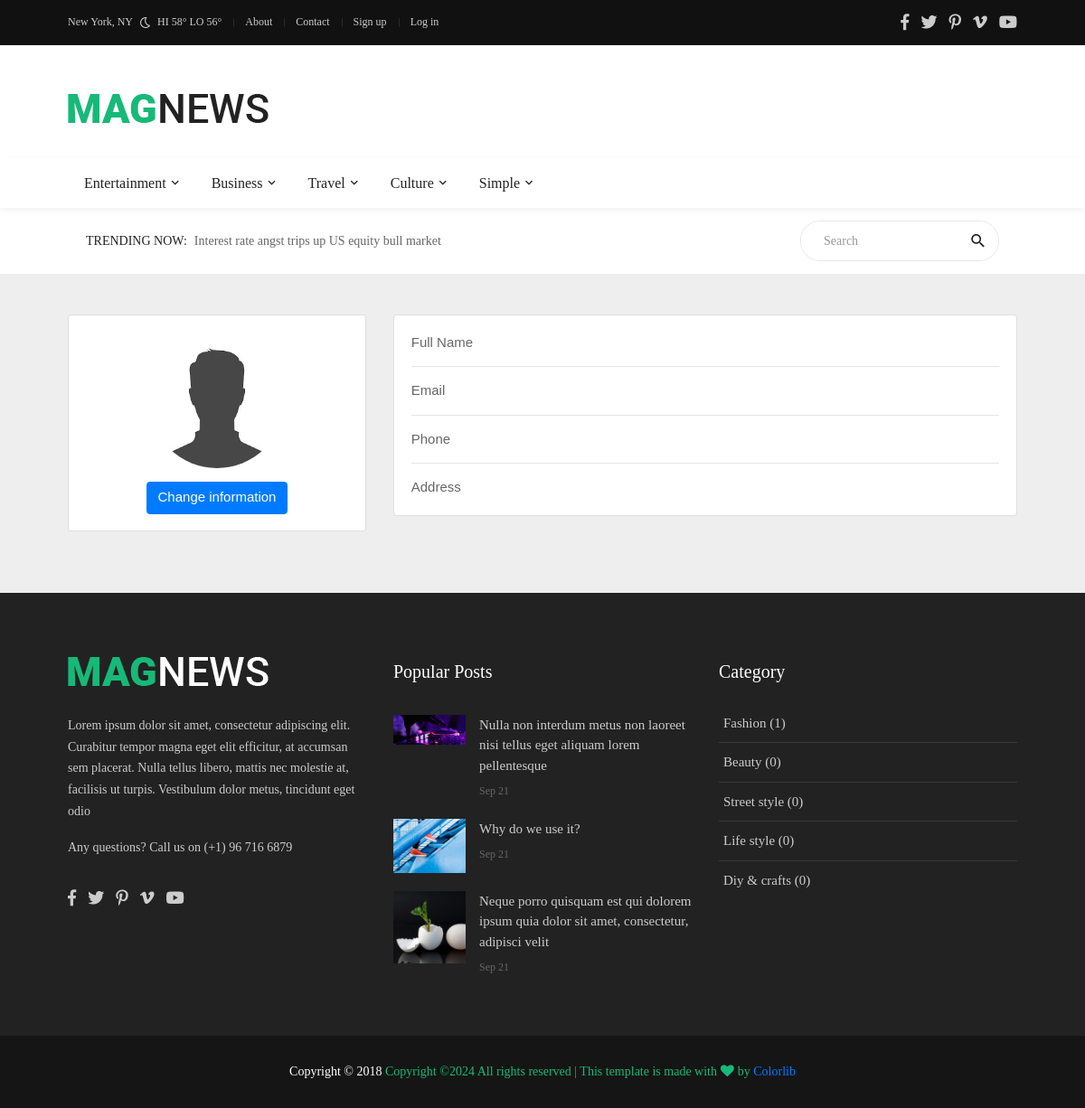
Before: /accounts/profile/ with the older database file.
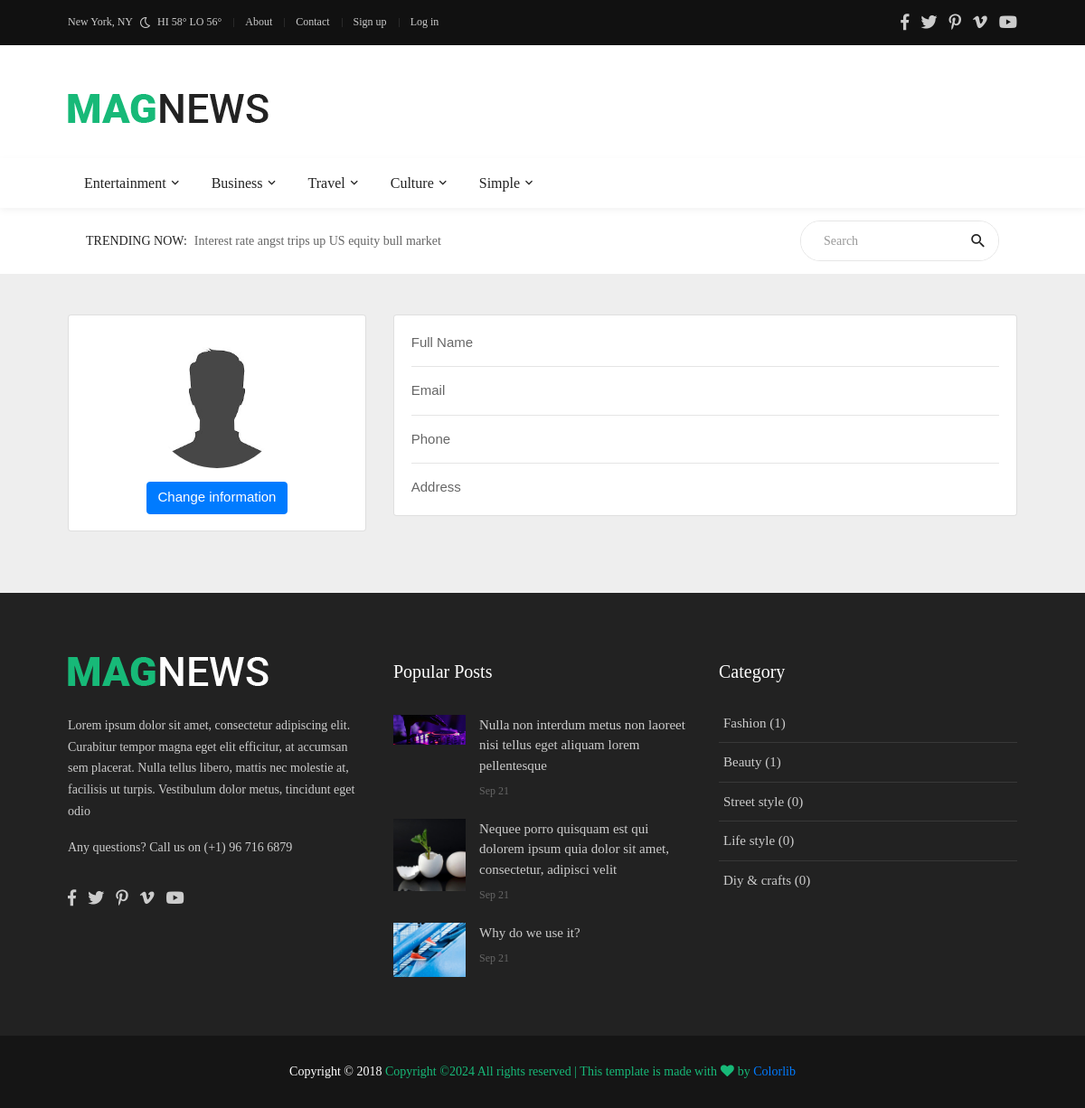
After: the same page with the newer database file.
### blog/models.py (models this page shows, shortened)
class CategoryParent(models.Model):
    title = models.CharField(max_length=100)

class Post(models.Model):
    user = models.ForeignKey(User, on_delete=models.CASCADE)
    category = models.ForeignKey(Category, on_delete=models.CASCADE)
    title = models.CharField(max_length=300)
    content = RichTextField()
    image = models.ImageField(upload_to='blog/images/', blank=False, null=False, validators=[FileExtensionValidator(['jpg', 'jpeg', 'png'])])
    created_at = models.DateTimeField(auto_now_add=True)
    updated_at = models.DateTimeField(auto_now=True)
    views = models.IntegerField(default=0)
    is_public = models.BooleanField(default=False)

class Category(models.Model):
    title = models.CharField(max_length=300)
    parent = models.ForeignKey(CategoryParent, on_delete=models.CASCADE, null=True)

### account/views.py (the view)
# urls.py: path('profile/', views.profile, name='user_profile'),
def profile(request):
    user = request.user
    if user is None:
        raise Http404('User does not exist')
    context = {'user': user}
    return render(request, 'account/profile.html', context=context)

### blog/context_processors.py (called while the page is built)
def categories_parents(request):
    categories = CategoryParent.objects.all()
    return {'cat_parents': categories}

def get_tags(request):
    tags = Tag.objects.all()
    return {'tags': tags}

def get_popular_posts(request):
    popular_posts = Post.objects.all().order_by('-views')[:4]
    return {'popular_posts': popular_posts}

def get_categories(request):
    categories = Category.objects.all()[:5]
    return {'categories': categories}

### templates/account/profile.html (shortened to what this page needs)
{% extends '../base.html' %}
{% load static %}
{% block content %}
    <section style="background-color: #eee;">
        <div class="container py-5">
            <div class="row">
                <div class="col-lg-4">
                    <div class="card mb-4">
                        <div class="card-body text-center">
                            {% if user.customer.image %}
                            	<img src="{{ user.customer.image.url }}"
                                 alt="avatar"
                                 class="rounded-circle img-fluid" style="width: 150px;">
                                {% else %}
                                <img src="{% static 'images/default.jpg' %}"
                                 alt="avatar"
                                 class="rounded-circle img-fluid" style="width: 150px;">
                            {% endif %}
                            <a class="btn btn-primary" href="{% url 'update_profile' %}">Change information</a>
                        </div>
                    </div>
                </div>
                <div class="col-lg-8">
                    <div class="card mb-4">
                        <div class="card-body">
                            <div class="row">
                                <div class="col-sm-3">
                                    <p class="mb-0">Full Name</p>
                                </div>
                                <div class="col-sm-9">
                                </div>
                            </div>
                            <hr>
                            <div class="row">
                                <div class="col-sm-3">
                                    <p class="mb-0">Email</p>
                                </div>
                                <div class="col-sm-9">
                                </div>
                            </div>
                            <hr>
                            <div class="row">
                                <div class="col-sm-3">
                                    <p class="mb-0">Phone</p>
                                </div>
                                <div class="col-sm-9">
                                </div>
                            </div>
                            <hr>
                            <div class="row">
                                <div class="col-sm-3">
                                    <p class="mb-0">Address</p>
                                </div>
                                <div class="col-sm-9">
                                </div>
                            </div>
                        </div>
                    </div>
                </div>
            </div>
        </div>
    </section>
{% endblock %}

### templates/partial/header.html (shortened to what this page needs)
{% load static %}
<header>
    <div class="container-menu-desktop">
        <div class="topbar">
            <div class="content-topbar container h-100">
                <div class="left-topbar">
						<span class="left-topbar-item flex-wr-s-c">
							<span>
								New York, NY
							</span>
							<img class="m-b-1 m-rl-8" src="{% static 'images/icons/icon-night.png' %}" alt="IMG">
							<span>
								HI 58° LO 56°
							</span>
						</span>
                    <a href="{% url 'about' %}" class="left-topbar-item">
                        About
                    </a>
                    <a href="{% url 'contact_us' %}" class="left-topbar-item">
                        Contact
                    </a>
                    {% if user.is_authenticated %}
                        <a class="left-topbar-item" href="{% url 'user_profile' %}">{{ user.username }}</a>
                        <a href="{% url 'user_logout' %}" class="left-topbar-item">
                            Log out
                        </a>
                    {% else %}
                        <a href="{% url 'user_register' %}" class="left-topbar-item">
                            Sign up
                        </a>
                        <a href="{% url 'user_login' %}" class="left-topbar-item">
                            Log in
                        </a>
                    {% endif %}
                </div>
                <div class="right-topbar">
                    <a href="#">
                        <span class="fab fa-facebook-f"></span>
                    </a>
                    <a href="#">
                        <span class="fab fa-twitter"></span>
                    </a>
                    <a href="#">
                        <span class="fab fa-pinterest-p"></span>
                    </a>
                    <a href="#">
                        <span class="fab fa-vimeo-v"></span>
                    </a>
                    <a href="#">
                        <span class="fab fa-youtube"></span>
                    </a>
                </div>
            </div>
        </div>
        <div class="wrap-logo container">
            <div class="logo">
                <a href="{% url 'index' %}"><img src="{% static 'images/icons/logo-01.png' %}" alt="LOGO"></a>
            </div>
        </div>
        <div class="wrap-main-nav">
            <div class="main-nav">
                <nav class="menu-desktop">
                    <ul class="main-menu">
                        {% for cate_parent in cat_parents %}
                            <li class="mega-menu-item">
                                <a href="{% url 'category_parent_detail' cate_parent.id %}">{{ cate_parent.title|capfirst }}</a>
                            </li>
                        {% endfor %}
                    </ul>
                </nav>
            </div>
        </div>
    </div>
</header>
<div class="container">
    <div class="bg0 flex-wr-sb-c p-rl-20 p-tb-8">
        <div class="f2-s-1 p-r-30 size-w-0 m-tb-6 flex-wr-s-c">
				<span class="text-uppercase cl2 p-r-8">
					Trending Now:
				</span>
            <span class="dis-inline-block cl6 slide100-txt pos-relative size-w-0" data-in="fadeInDown"
                  data-out="fadeOutDown">
					<span class="dis-inline-block slide100-txt-item animated visible-false">
						Interest rate angst trips up US equity bull market
					</span>
				</span>
        </div>
        <form action="{% url 'search' %}" method="get" class="pos-relative size-a-2 bo-1-rad-22 of-hidden bocl11 m-tb-6">
                <input class="f1-s-1 cl6 plh9 s-full p-l-25 p-r-45" type="text" name="q" placeholder="Search">
                <button class="flex-c-c size-a-1 ab-t-r fs-20 cl2 hov-cl10 trans-03">
                    <i class="zmdi zmdi-search"></i>
                </button>
        </form>
    </div>
</div>

### templates/partial/footer.html (shortened to what this page needs)
{% load static %}
	<footer>
		<div class="bg2 p-t-40 p-b-25">
			<div class="container">
				<div class="row">
					<div class="col-lg-4 p-b-20">
						<div class="size-h-3 flex-s-c">
							<a href="index.html">
								<img class="max-s-full" src="{% static 'images/icons/logo-02.png' %}" alt="LOGO">
							</a>
						</div>
						<div>
							<p class="f1-s-1 cl11 p-b-16">
								Lorem ipsum dolor sit amet, consectetur adipiscing elit. Curabitur tempor magna eget elit efficitur, at accumsan sem placerat. Nulla tellus libero, mattis nec molestie at, facilisis ut turpis. Vestibulum dolor metus, tincidunt eget odio
							</p>
							<p class="f1-s-1 cl11 p-b-16">
								Any questions? Call us on (+1) 96 716 6879
							</p>
							<div class="p-t-15">
								<a href="#" class="fs-18 cl11 hov-cl10 trans-03 m-r-8">
									<span class="fab fa-facebook-f"></span>
								</a>
								<a href="#" class="fs-18 cl11 hov-cl10 trans-03 m-r-8">
									<span class="fab fa-twitter"></span>
								</a>
								<a href="#" class="fs-18 cl11 hov-cl10 trans-03 m-r-8">
									<span class="fab fa-pinterest-p"></span>
								</a>
								<a href="#" class="fs-18 cl11 hov-cl10 trans-03 m-r-8">
									<span class="fab fa-vimeo-v"></span>
								</a>
								<a href="#" class="fs-18 cl11 hov-cl10 trans-03 m-r-8">
									<span class="fab fa-youtube"></span>
								</a>
							</div>
						</div>
					</div>
					<div class="col-sm-6 col-lg-4 p-b-20">
						<div class="size-h-3 flex-s-c">
							<h5 class="f1-m-7 cl0">
								Popular Posts
							</h5>
						</div>
						<ul>
                            {% for post in popular_posts|slice:"3" %}
                            	<li class="flex-wr-sb-s p-b-20">
								<a href="{% url 'post_detail' post.id %}" class="size-w-4 wrap-pic-w hov1 trans-03">
									<img src="{{ post.image.url }}" alt="IMG">
								</a>
								<div class="size-w-5">
									<h6 class="p-b-5">
										<a href="#" class="f1-s-5 cl11 hov-cl10 trans-03">
                                            {{ post.title }}
										</a>
									</h6>
									<span class="f1-s-3 cl6">
										{{ post.created_at|date:"M d" }}
									</span>
								</div>
							</li>
                            {% endfor %}
						</ul>
					</div>
					<div class="col-sm-6 col-lg-4 p-b-20">
						<div class="size-h-3 flex-s-c">
							<h5 class="f1-m-7 cl0">
								Category
							</h5>
						</div>
						<ul class="m-t--12">
                            {% for category in categories|slice:"6" %}
                            	<li class="how-bor1 p-rl-5 p-tb-10">
								<a href="{% url 'category_detail' category.id %}" class="f1-s-5 cl11 hov-cl10 trans-03 p-tb-8">
                                    {{ category.title|capfirst }} ({{ category.post_set.count }})
								</a>
							</li>
                            {% endfor %}
						</ul>
					</div>
				</div>
			</div>
		</div>
		<div class="bg11">
			<div class="container size-h-4 flex-c-c p-tb-15">
				<span class="f1-s-1 cl0 txt-center">
					Copyright © 2018
					<a href="#" class="f1-s-1 cl10 hov-link1">
Copyright &copy;<script>document.write(new Date().getFullYear());</script> All rights reserved | This template is made with <i class="fa fa-heart" aria-hidden="true"></i> by <a href="https://colorlib.com" target="_blank">Colorlib</a>
				</span>
			</div>
		</div>
	</footer>

Changed rows visible on the page:
changed Post: title "Neque porro quisquam est qui dolorem ipsum quia dolor sit amet, consectetur, adipisci velit" → "Nequee porro quisquam est qui dolorem ipsum quia dolor sit amet, consectetur, adipisci velit"; moves up the list
computed for Category "Beauty": post_set.count "0" → "1"
